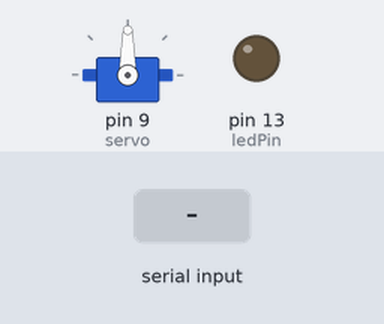
Recording of a sketch running on a simulated Arduino Uno, built with avr-gcc and run on an emulated ATmega328P. Parts: servo, output pins drawn as LEDs (lit = HIGH). The inputs (shaded band) are chosen by the test bench.

Above: at 1.2 s.
1.3 s: "1" received over Serial
At 1.9 s:
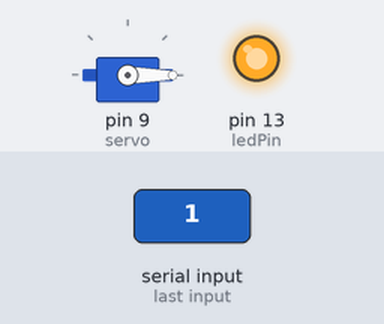
2.8 s: "0" received over Serial
At 3.1 s:
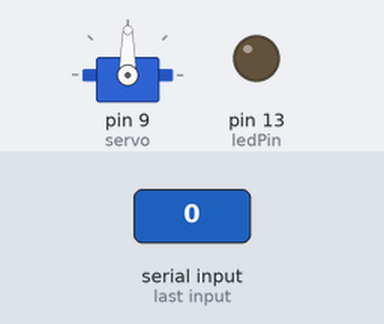
Timing chart, 0 to 5.8 s (numbered marks = the images above; inputs shaded):
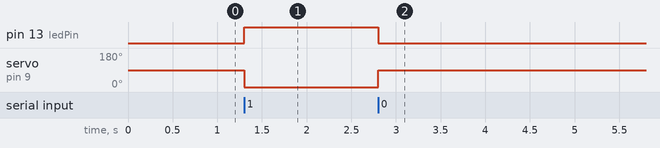

The sketch:

lr.ino
```cpp
#include <Servo.h>
Servo servo;  // Create a Servo object

int servoPosition = 0;
int ledPin = 13;

void setup() {
  servo.attach(9);
  pinMode(ledPin, OUTPUT);
  Serial.begin(9600);  // Initialize serial communication
}

void loop() {
  if (Serial.available() > 0) {
    char data = Serial.read();
    if (data == '1') {
      digitalWrite(ledPin, HIGH);  // Set the LED on
      servoPosition = 0;
    } else if (data == '0') {
      digitalWrite(ledPin, LOW);   // Set the LED off
      servoPosition = 90;
    }
    servo.write(servoPosition);
  }
}
```

Measured:
- after the input at 1.3 s, pin 13 (ledPin): LOW → HIGH at once; servo on pin 9 (servo): 90° → 0° at once
- after the input at 2.8 s, pin 13 (ledPin): HIGH → LOW at once; servo on pin 9 (servo): 0° → 90° at once
